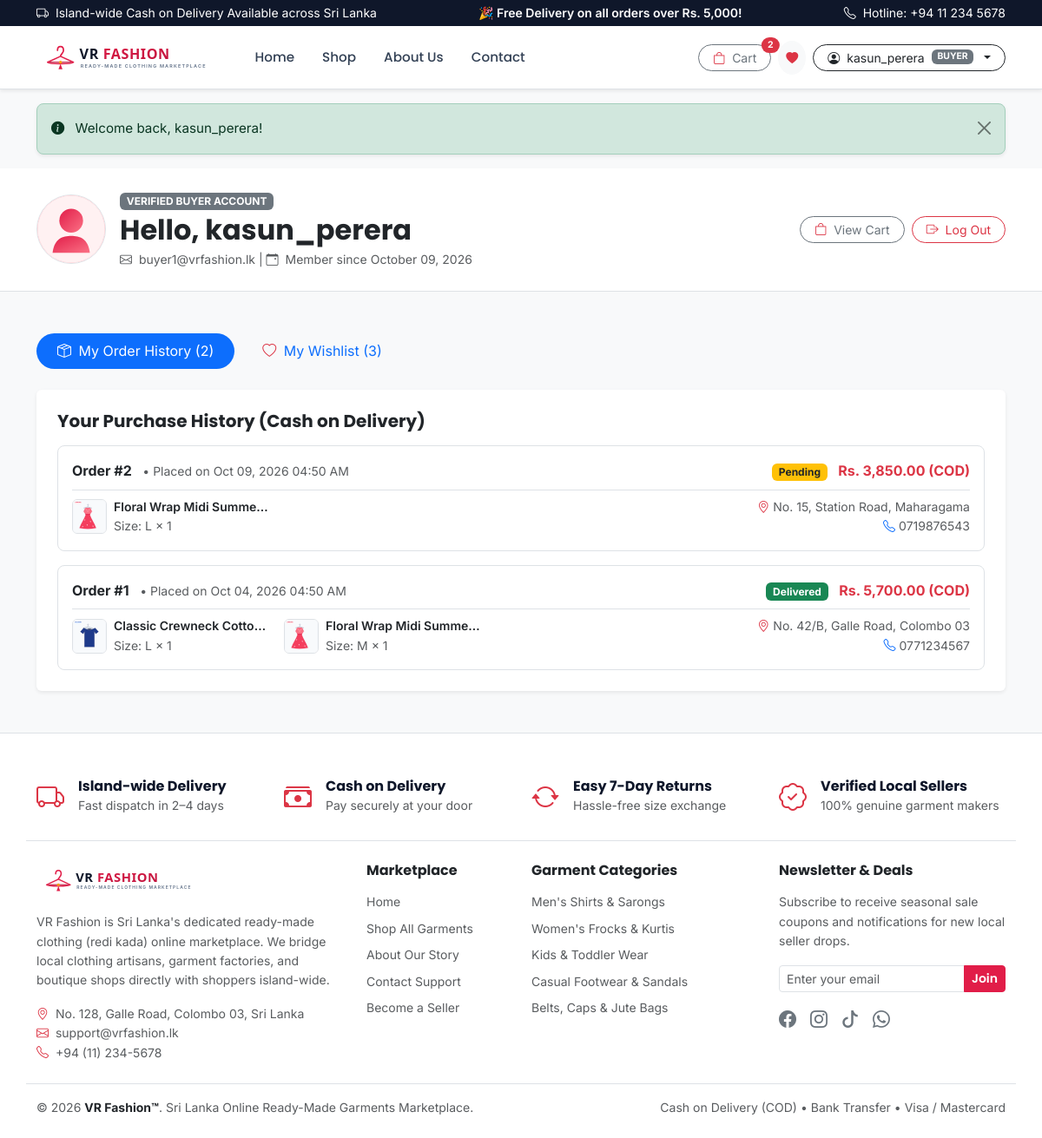
Page /dashboard.php (signed in) on the committed database.
### tables this page shows
CREATE TABLE `users` (
  `id` INT AUTO_INCREMENT PRIMARY KEY,
  `username` VARCHAR(50) NOT NULL UNIQUE,
  `email` VARCHAR(100) NOT NULL UNIQUE,
  `password` VARCHAR(255) NOT NULL,
  `role` ENUM('buyer', 'seller') NOT NULL DEFAULT 'buyer',
  `shop_name` VARCHAR(100) NULL,
  `created_at` TIMESTAMP DEFAULT CURRENT_TIMESTAMP
);

CREATE TABLE `orders` (
  `id` INT AUTO_INCREMENT PRIMARY KEY,
  `user_id` INT NOT NULL,
  `total` DECIMAL(10,2) NOT NULL DEFAULT 0.00,
  `status` ENUM('Pending', 'Shipped', 'Delivered', 'Cancelled') NOT NULL DEFAULT 'Pending',
  `address` TEXT NOT NULL,
  `phone` VARCHAR(20) NOT NULL,
  `created_at` TIMESTAMP DEFAULT CURRENT_TIMESTAMP,
  CONSTRAINT `fk_orders_user` FOREIGN KEY (`user_id`) REFERENCES `users` (`id`) ON DELETE CASCADE
);

CREATE TABLE `order_items` (
  `id` INT AUTO_INCREMENT PRIMARY KEY,
  `order_id` INT NOT NULL,
  `product_id` INT NOT NULL,
  `size` VARCHAR(10) NOT NULL,
  `quantity` INT NOT NULL DEFAULT 1,
  `price` DECIMAL(10,2) NOT NULL DEFAULT 0.00,
  CONSTRAINT `fk_order_items_order` FOREIGN KEY (`order_id`) REFERENCES `orders` (`id`) ON DELETE CASCADE,
  CONSTRAINT `fk_order_items_product` FOREIGN KEY (`product_id`) REFERENCES `products` (`id`) ON DELETE CASCADE
);

CREATE TABLE `products` (
  `id` INT AUTO_INCREMENT PRIMARY KEY,
  `seller_id` INT NOT NULL,
  `name` VARCHAR(150) NOT NULL,
  `category` ENUM('Men', 'Women', 'Kids', 'Footwear', 'Accessories') NOT NULL,
  `description` TEXT NOT NULL,
  `price` DECIMAL(10,2) NOT NULL DEFAULT 0.00,
  `sizes` VARCHAR(100) NOT NULL DEFAULT 'S, M, L, XL',
  `colour` VARCHAR(50) NOT NULL DEFAULT 'Standard',
  `stock` INT NOT NULL DEFAULT 10,
  `image` VARCHAR(255) NOT NULL,
  `created_at` TIMESTAMP DEFAULT CURRENT_TIMESTAMP,
  CONSTRAINT `fk_products_seller` FOREIGN KEY (`seller_id`) REFERENCES `users` (`id`) ON DELETE CASCADE
);

### dashboard.php (the view, shortened to what this page needs)
<?php
require_once __DIR__ . '/includes/functions.php';
$user_id   = (int)$_SESSION['user_id'];
$user_role = $_SESSION['role'] ?? 'buyer';
$user_stmt = $pdo->prepare("SELECT * FROM users WHERE id = ? LIMIT 1");
$user_stmt->execute([$user_id]);
$current_user_data = $user_stmt->fetch();
$wishlist_items = [];
try {
    $w_stmt = $pdo->prepare("
        SELECT w.id AS wishlist_id, w.created_at AS saved_at,
               p.id AS product_id, p.name, p.category, p.description, p.price, p.image, p.sizes,
               u.shop_name
        FROM wishlist w
        JOIN products p ON w.product_id = p.id
        JOIN users u ON p.seller_id = u.id
        WHERE w.user_id = ?
        ORDER BY w.created_at DESC
    ");
    $w_stmt->execute([$user_id]);
    $wishlist_items = $w_stmt->fetchAll();
} catch (PDOException $e) {
    $wishlist_items = [];
}
$user_orders = [];
try {
    $o_stmt = $pdo->prepare("
        SELECT * FROM orders
        WHERE user_id = ?
        ORDER BY created_at DESC
    ");
    $o_stmt->execute([$user_id]);
    $user_orders = $o_stmt->fetchAll();
} catch (PDOException $e) {
    $user_orders = [];
}
function get_order_items($pdo, $order_id) {
    $oi_stmt = $pdo->prepare("
        SELECT oi.*, p.name, p.image
        FROM order_items oi
        JOIN products p ON oi.product_id = p.id
        WHERE oi.order_id = ?
    ");
    $oi_stmt->execute([$order_id]);
    return $oi_stmt->fetchAll();
}
require_once __DIR__ . '/includes/header.php';
?>
<section class="py-4 bg-white border-bottom">
    <div class="container">
        <div class="row align-items-center g-3">
            <div class="col-auto">
                <img src="<?= url('images/avatar-default.svg') ?>" alt="User Profile" width="80" height="80" class="rounded-circle border">
            </div>
            <div class="col">
                <span class="badge <?= $user_role === 'seller' ? 'bg-primary' : 'bg-secondary' ?> text-uppercase small mb-1">
                    <?= $user_role === 'seller' ? 'Verified Seller Account' : 'Verified Buyer Account' ?>
                </span>
                <h2 class="fw-bold text-dark mb-1">
                    Hello, <?= htmlspecialchars($current_user_data['username'], ENT_QUOTES, 'UTF-8') ?>
                </h2>
                <div class="small text-muted">
                    <i class="bi bi-envelope me-1"></i> <?= htmlspecialchars($current_user_data['email']) ?> |
                    <i class="bi bi-calendar-event me-1"></i> Member since <?= date('F d, Y', strtotime($current_user_data['created_at'])) ?>
                </div>
            </div>
            <div class="col-md-auto d-flex gap-2">
                <a href="<?= url('cart.php') ?>" class="btn btn-outline-secondary btn-sm rounded-pill px-3">
                    <i class="bi bi-bag me-1 text-danger"></i> View Cart
                </a>
                <a href="<?= url('auth/logout.php') ?>" class="btn btn-outline-danger btn-sm rounded-pill px-3">
                    <i class="bi bi-box-arrow-right me-1"></i> Log Out
                </a>
            </div>
        </div>
    </div>
</section>
<section class="py-5">
    <div class="container">
        <ul class="nav nav-pills mb-4 gap-2" id="dashboardTabs" role="tablist">
            <li class="nav-item" role="presentation">
                <button class="nav-link <?= $user_role === 'buyer' ? 'active' : '' ?> rounded-pill px-4" id="orders-tab" data-bs-toggle="pill" data-bs-target="#orders-section" type="button" role="tab">
                    <i class="bi bi-box-seam me-1"></i> My Order History (<?= count($user_orders) ?>)
                </button>
            </li>
            <li class="nav-item" role="presentation">
                <button class="nav-link rounded-pill px-4" id="wishlist-tab" data-bs-toggle="pill" data-bs-target="#wishlist-section" type="button" role="tab">
                    <i class="bi bi-heart me-1 text-danger"></i> My Wishlist (<?= count($wishlist_items) ?>)
                </button>
            </li>
        </ul>
        <div class="tab-content" id="dashboardTabsContent">
            <div class="tab-pane fade <?= $user_role === 'buyer' ? 'show active' : '' ?>" id="orders-section" role="tabpanel">
                <div class="card border-0 shadow-sm p-4">
                    <h5 class="fw-bold text-dark mb-3">Your Purchase History (Cash on Delivery)</h5>
                    <?php if (empty($user_orders)): ?>
                        <div class="text-center py-5 text-muted">
                            <i class="bi bi-bag-check display-4 d-block mb-2 text-muted"></i>
                            <h6 class="fw-bold">No Orders Placed Yet</h6>
                            <p class="small">Once you order ready-made clothes via Cash on Delivery, your delivery status will be tracked here.</p>
                            <a href="<?= url('collections.php') ?>" class="btn btn-outline-market btn-sm rounded-pill px-3">
                                Start Shopping
                            </a>
                        </div>
                    <?php else: ?>
                        <div class="d-flex flex-column gap-3">
                            <?php foreach ($user_orders as $ord):
                                $items = get_order_items($pdo, $ord['id']);
                                $status_badge = match($ord['status']) {
                                    'Delivered' => 'bg-success',
                                    'Shipped'   => 'bg-primary',
                                    'Cancelled' => 'bg-danger',
                                    default     => 'bg-warning text-dark'
                                };
                            ?>
                                <div class="card border p-3 rounded-3">
                                    <div class="d-flex justify-content-between align-items-center flex-wrap gap-2 border-bottom pb-2 mb-2">
                                        <div>
                                            <span class="fw-bold text-dark">Order #<?= $ord['id'] ?></span>
                                            <span class="small text-muted ms-2">&bull; Placed on <?= date('M d, Y h:i A', strtotime($ord['created_at'])) ?></span>
                                        </div>
                                        <div>
                                            <span class="badge <?= $status_badge ?> me-2"><?= $ord['status'] ?></span>
                                            <strong class="text-danger"><?= format_lkr($ord['total']) ?> (COD)</strong>
                                        </div>
                                    </div>
                                    <div class="row g-2 align-items-center">
                                        <div class="col-md-8">
                                            <div class="d-flex flex-wrap gap-3">
                                                <?php foreach ($items as $it): ?>
                                                    <div class="d-flex align-items-center gap-2 small">
                                                        <img src="<?= url($it['image']) ?>" alt="<?= htmlspecialchars($it['name']) ?>" width="40" height="40" class="rounded border">
                                                        <div>
                                                            <div class="fw-semibold text-dark text-truncate" style="max-width: 180px;"><?= htmlspecialchars($it['name']) ?></div>
                                                            <span class="text-muted">Size: <?= htmlspecialchars($it['size']) ?> &times; <?= $it['quantity'] ?></span>
                                                        </div>
                                                    </div>
                                                <?php endforeach; ?>
                                            </div>
                                        </div>
                                        <div class="col-md-4 text-md-end small text-muted border-start-md">
                                            <div><i class="bi bi-geo-alt text-danger me-1"></i><?= htmlspecialchars($ord['address']) ?></div>
                                            <div><i class="bi bi-telephone text-primary me-1"></i><?= htmlspecialchars($ord['phone']) ?></div>
                                        </div>
                                    </div>
                                </div>
                            <?php endforeach; ?>
                        </div>
                    <?php endif; ?>
                </div>
            </div>
        </div>
    </div>
</section>
<?php
require_once __DIR__ . '/includes/footer.php';
?>

### includes/header.php (shortened to what this page needs)
<?php
require_once __DIR__ . '/functions.php';
$current_page   = basename($_SERVER['PHP_SELF'] ?? '');
$is_user_logged = is_logged_in();
$user           = $is_user_logged ? current_user() : null;
$cart_count     = get_cart_count($pdo ?? null);
?>
<!DOCTYPE html>
<html lang="en">
<head>
    <link href="https://cdn.jsdelivr.net/npm/bootstrap@5.3.3/dist/css/bootstrap.min.css" rel="stylesheet">
    <link rel="stylesheet" href="https://cdn.jsdelivr.net/npm/bootstrap-icons@1.11.3/font/bootstrap-icons.min.css">
    <link rel="stylesheet" href="<?= url('css/style.css') ?>">
</head>
<body class="bg-light text-dark d-flex flex-column min-vh-100">
    <div class="top-announcement-bar py-1 text-center small text-white">
        <div class="container d-flex justify-content-between align-items-center">
            <span class="d-none d-md-inline"><i class="bi bi-truck me-1"></i> Island-wide Cash on Delivery Available across Sri Lanka</span>
            <span class="mx-auto mx-md-0 fw-semibold">🎉 Free Delivery on all orders over Rs. 5,000!</span>
            <span class="d-none d-md-inline"><i class="bi bi-telephone me-1"></i> Hotline: +94 11 234 5678</span>
        </div>
    </div>
    <header class="sticky-top bg-white shadow-sm border-bottom">
        <nav class="navbar navbar-expand-lg navbar-light py-2" aria-label="Main Navigation">
            <div class="container">
                <a class="navbar-brand d-flex align-items-center" href="<?= url('index.php') ?>">
                    <img src="<?= url('images/logo.svg') ?>" alt="VR Fashion Marketplace" height="46" class="d-inline-block">
                </a>
                <div class="collapse navbar-collapse" id="navbarMarketplace">
                    <ul class="navbar-nav me-auto mb-2 mb-lg-0 ms-lg-4">
                        <li class="nav-item">
                            <a class="nav-link market-nav-link <?= ($current_page === 'index.php' || $current_page === '') ? 'active' : '' ?>" href="<?= url('index.php') ?>">
                                Home
                            </a>
                        </li>
                        <li class="nav-item">
                            <a class="nav-link market-nav-link <?= ($current_page === 'collections.php') ? 'active' : '' ?>" href="<?= url('collections.php') ?>">
                                Shop
                            </a>
                        </li>
                        <li class="nav-item">
                            <a class="nav-link market-nav-link <?= ($current_page === 'about.php') ? 'active' : '' ?>" href="<?= url('about.php') ?>">
                                About Us
                            </a>
                        </li>
                        <li class="nav-item">
                            <a class="nav-link market-nav-link <?= ($current_page === 'contact.php') ? 'active' : '' ?>" href="<?= url('contact.php') ?>">
                                Contact
                            </a>
                        </li>
                    </ul>
                    <div class="d-flex align-items-center gap-2 mt-3 mt-lg-0">
                        <a href="<?= url('cart.php') ?>" class="btn btn-outline-secondary position-relative btn-sm px-3 rounded-pill" title="View Cart">
                            <i class="bi bi-bag me-1 text-danger"></i> Cart
                            <span class="position-absolute top-0 start-100 translate-middle badge rounded-pill bg-danger" id="cartCountBadge">
                                <?= $cart_count ?>
                            </span>
                        </a>
                        <?php if ($is_user_logged): ?>
                            <a href="<?= url('dashboard.php') ?>" class="btn btn-light btn-sm rounded-circle p-2 text-danger" title="My Wishlist">
                                <i class="bi bi-heart-fill"></i>
                            </a>
                            <div class="dropdown">
                                <button class="btn btn-outline-dark btn-sm dropdown-toggle rounded-pill px-3 d-flex align-items-center gap-2" type="button" id="userMenuBtn" data-bs-toggle="dropdown" aria-expanded="false">
                                    <i class="bi bi-person-circle"></i>
                                    <span><?= htmlspecialchars($user['username'], ENT_QUOTES, 'UTF-8') ?></span>
                                    <span class="badge <?= $user['role'] === 'seller' ? 'bg-primary' : 'bg-secondary' ?> text-uppercase small" style="font-size: 0.65rem;">
                                        <?= htmlspecialchars($user['role']) ?>
                                    </span>
                                </button>
                            </div>
                        <?php endif; ?>
                    </div>
                </div>
            </div>
        </nav>
    </header>
    <main class="flex-grow-1" id="main-content">
        <div class="container mt-3">
        </div>
    <div class="toast-container position-fixed bottom-0 end-0 p-3" style="z-index: 1090;">
    </div>

### css/style.css (style rules this page uses)
:root { --primary-color: #e11d48; --primary-hover: #be123c; --primary-subtle: #ffe4e6; --secondary-color: #0f172a; --muted-color: #64748b; --border-color: #e2e8f0; --card-bg: #ffffff; --body-bg: #f8fafc; --font-brand: 'Poppins', -apple-system, sans-serif; --font-body: 'Inter', -apple-system, sans-serif; --shadow-sm: 0 1px 3px rgba(0, 0, 0, 0.05); --shadow-md: 0 4px 12px rgba(15, 23, 42, 0.08); --shadow-lg: 0 10px 25px rgba(15, 23, 42, 0.12); --transition: all 0.25s ease-in-out; }
html { scroll-behavior: smooth; }
body { font-family: var(--font-body); color: var(--secondary-color); background-color: var(--body-bg); line-height: 1.6; }
h1, h2, h3, h4, h5, h6, .font-heading { font-family: var(--font-brand); font-weight: 700; color: var(--secondary-color); }
.top-announcement-bar { background-color: #0f172a; }
.market-nav-link { font-family: var(--font-brand); font-size: 0.95rem; font-weight: 500; color: #334155 !important; padding: 0.5rem 1rem !important; transition: var(--transition); }

### rows in the picture
users: username "kasun_perera", role "BUYER", email "buyer1@vrfashion.lk", created_at "October 09, 2026"
orders: id "2", created_at "Oct 09, 2026 04:50 AM", status "Pending", total "Rs. 3,850.00", address "No. 15, Station Road, Maharagama", phone "0719876543"
order_items: product.image (picture), product.name "Floral Wrap Midi Summe…", size "L", quantity "1"
orders: id "1", created_at "Oct 04, 2026 04:50 AM", status "Delivered", total "Rs. 5,700.00", address "No. 42/B, Galle Road, Colombo 03", phone "0771234567"
order_items: product.image (picture), product.name "Classic Crewneck Cotto…", size "L", quantity "1"
order_items: product.image (picture), product.name "Floral Wrap Midi Summe…", size "M", quantity "1"

### other values in the picture
$cart_count "2"
$message "Welcome back, kasun_perera!"
count($user_orders) "2"
count($wishlist_items) "3"
